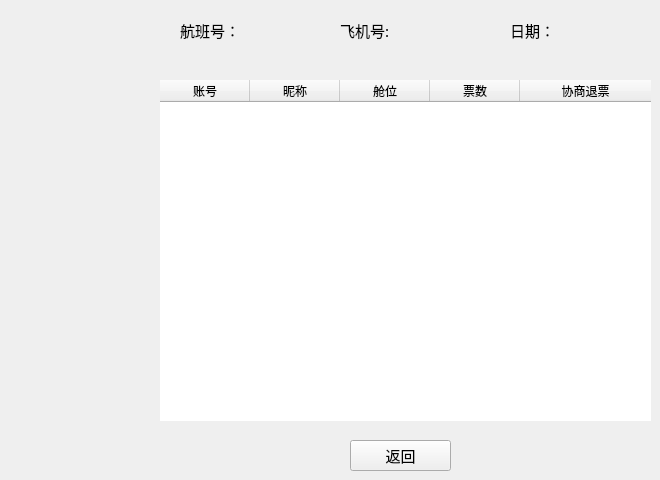
      <widget class="QWidget" name="PaList">
       <widget class="QTableWidget" name="tableWidgetList">
        <property name="enabled">
         <bool>true</bool>
        </property>
        <property name="geometry">
         <rect>
          <x>160</x>
          <y>80</y>
          <width>491</width>
          <height>341</height>
         </rect>
        </property>
        <property name="font">
         <font>
          <family>微软雅黑</family>
         </font>
        </property>
        <property name="cursor" stdset="0">
         <cursorShape>ArrowCursor</cursorShape>
        </property>
        <property name="layoutDirection">
         <enum>Qt::LeftToRight</enum>
        </property>
        <property name="autoFillBackground">
         <bool>false</bool>
        </property>
        <property name="frameShape">
         <enum>QFrame::NoFrame</enum>
        </property>
        <property name="frameShadow">
         <enum>QFrame::Sunken</enum>
        </property>
        <property name="sizeAdjustPolicy">
         <enum>QAbstractScrollArea::AdjustIgnored</enum>
        </property>
        <property name="autoScroll">
         <bool>true</bool>
        </property>
        <property name="editTriggers">
         <set>QAbstractItemView::NoEditTriggers</set>
        </property>
        <property name="tabKeyNavigation">
         <bool>false</bool>
        </property>
        <property name="showDropIndicator" stdset="0">
         <bool>false</bool>
        </property>
        <property name="dragDropOverwriteMode">
         <bool>false</bool>
        </property>
        <property name="alternatingRowColors">
         <bool>true</bool>
        </property>
        <property name="selectionMode">
         <enum>QAbstractItemView::NoSelection</enum>
        </property>
        <property name="textElideMode">
         <enum>Qt::ElideLeft</enum>
        </property>
        <property name="showGrid">
         <bool>true</bool>
        </property>
        <property name="gridStyle">
         <enum>Qt::SolidLine</enum>
        </property>
        <property name="sortingEnabled">
         <bool>false</bool>
        </property>
        <property name="wordWrap">
         <bool>false</bool>
        </property>
        <property name="cornerButtonEnabled">
         <bool>true</bool>
        </property>
        <property name="rowCount">
         <number>0</number>
        </property>
        <property name="columnCount">
         <number>5</number>
        </property>
        <attribute name="horizontalHeaderCascadingSectionResizes">
         <bool>false</bool>
        </attribute>
        <attribute name="horizontalHeaderDefaultSectionSize">
         <number>90</number>
        </attribute>
        <attribute name="horizontalHeaderHighlightSections">
         <bool>false</bool>
        </attribute>
        <attribute name="horizontalHeaderShowSortIndicator" stdset="0">
         <bool>false</bool>
        </attribute>
        <attribute name="horizontalHeaderStretchLastSection">
         <bool>true</bool>
        </attribute>
        <attribute name="verticalHeaderVisible">
         <bool>false</bool>
        </attribute>
        <attribute name="verticalHeaderHighlightSections">
         <bool>false</bool>
        </attribute>
        <attribute name="verticalHeaderShowSortIndicator" stdset="0">
         <bool>false</bool>
        </attribute>
        <attribute name="verticalHeaderStretchLastSection">
         <bool>false</bool>
        </attribute>
        <column>
         <property name="text">
          <string>账号</string>
         </property>
        </column>
        <column>
         <property name="text">
          <string>昵称</string>
         </property>
        </column>
        <column>
         <property name="text">
          <string>舱位</string>
         </property>
        </column>
        <column>
         <property name="text">
          <string>票数</string>
         </property>
        </column>
        <column>
         <property name="text">
          <string>协商退票</string>
         </property>
        </column>
       </widget>
       <widget class="QPushButton" name="ButtonReturn_6">
        <property name="geometry">
         <rect>
          <x>350</x>
          <y>440</y>
          <width>101</width>
          <height>31</height>
         </rect>
        </property>
        <property name="font">
         <font>
          <family>微软雅黑 Light</family>
          <pointsize>11</pointsize>
         </font>
        </property>
        <property name="cursor">
         <cursorShape>PointingHandCursor</cursorShape>
        </property>
        <property name="text">
         <string>返回</string>
        </property>
        <property name="autoDefault">
         <bool>false</bool>
        </property>
        <property name="default">
         <bool>false</bool>
        </property>
       </widget>
       <widget class="QLabel" name="label_14">
        <property name="geometry">
         <rect>
          <x>180</x>
          <y>20</y>
          <width>161</width>
          <height>21</height>
         </rect>
        </property>
        <property name="font">
         <font>
          <family>微软雅黑</family>
          <pointsize>11</pointsize>
         </font>
        </property>
        <property name="text">
         <string>航班号：</string>
        </property>
       </widget>
       <widget class="QLabel" name="label_15">
        <property name="geometry">
         <rect>
          <x>340</x>
          <y>20</y>
          <width>171</width>
          <height>21</height>
         </rect>
        </property>
        <property name="font">
         <font>
          <family>微软雅黑</family>
          <pointsize>11</pointsize>
         </font>
        </property>
        <property name="text">
         <string>飞机号:</string>
        </property>
       </widget>
       <widget class="QLabel" name="label_16">
        <property name="geometry">
         <rect>
          <x>510</x>
          <y>20</y>
          <width>141</width>
          <height>21</height>
         </rect>
        </property>
        <property name="font">
         <font>
          <family>微软雅黑</family>
          <pointsize>11</pointsize>
         </font>
        </property>
        <property name="text">
         <string>日期：</string>
        </property>
       </widget>
      </widget>
